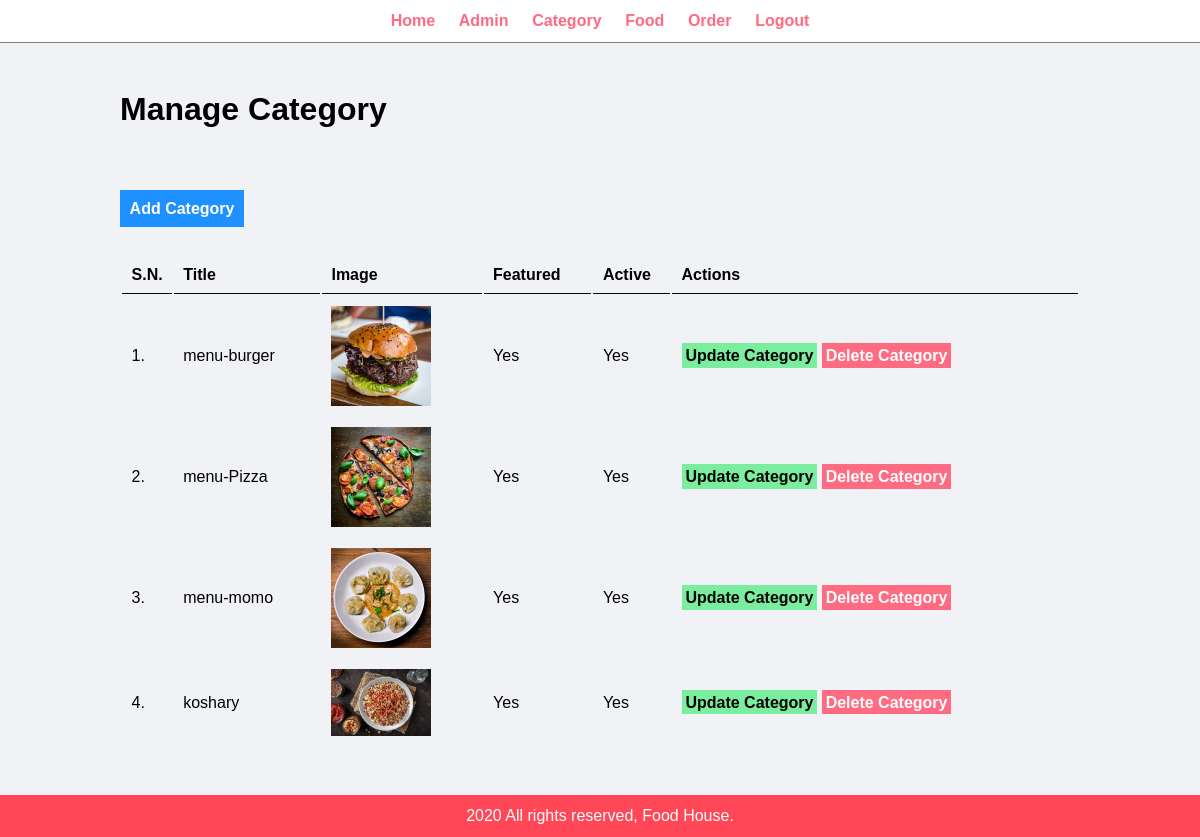
The app's page /Admin/manage-category.php (signed in) with its own data.
### tables this page shows
CREATE TABLE `category` (
  `cat_id` int(10) UNSIGNED NOT NULL,
  `title` varchar(100) NOT NULL,
  `image_name` varchar(225) NOT NULL,
  `active` varchar(10) NOT NULL,
  `featured` varchar(10) NOT NULL
);

### config/db.php (called while the page is built, shortened)
<?php
$server= "localhost";
$username= "root";
$password= "";
$dbname= "food_order";
$conn = mysqli_connect($server,$username,$password,$dbname);
function getRows($table)
{
	global $conn;
	$sql = "SELECT * FROM `$table`";
	$result= mysqli_query($conn,$sql);
	if($result)
	{
		$rows = [];
		if(mysqli_num_rows($result) > 0)
		{
			while($row = mysqli_fetch_assoc($result))
			{
				$rows[] = $row;
			}
		}
	}
	return $rows;
}
?>

### Admin/manage-category.php (the view, shortened to what this page needs)
<?php include('partials/menu.php'); ?>
<div class="main-content">
    <div class="wrapper">
        <h1>Manage Category</h1>
        <br /><br />
        <br><br>
                <a href="<?php echo BURL; ?>Admin/add-category.php" class="btn-primary">Add Category</a>
                <br /><br /><br />
                <table class="tbl-full">
                    <tr>
                    <th>S.N.</th>
                        <th>Title</th>
                        <th>Image</th>
                        <th>Featured</th>
                        <th>Active</th>
                        <th>Actions</th>
                    </tr>
                    <?php
                        $data = getRows("category");$x=1;$chk=0;
                        foreach($data as $rows){?>
                                    <tr>
                                        <td><?php echo $x?>. </td>
                                        <td><?php echo htmlentities($rows['title']);?></td>
                                        <td>
                                        <?php
                                            if($rows['image_name'] !="")
                                            {
                                                ?>
                                                <img src="<?php echo BURL; ?>images/category/<?php echo htmlentities($rows['image_name']); ?>" width="100px" >
                                                <?php
                                            }
                                            else
                                            {
                                                echo "<div class='error'>Image not Added.</div>";
                                            }
                                           ?>
                                        </td>
                                        <td><?php echo htmlentities($rows['featured']); ?></td>
                                        <td><?php echo htmlentities($rows['active']); ?></td>
                                        <td>
                                            <a href="<?php echo BURL; ?>Admin/update-category.php?id=<?php echo htmlentities($rows['cat_id']); ?>" class="btn-secondary">Update Category</a>
                                            <a href="#"class="btn btn-danger delete" data-field="cat_id" data-id="<?php echo htmlentities($rows['cat_id']);?>" data-table="category">Delete Category</a>
                                        </td>
                                    </tr>
                            <?php $x++;$chk=1;}?>
                </table>
    </div>
</div>
<?php include('partials/footer.php'); ?>

### Admin/partials/menu.php (shortened to what this page needs)
<html>
    <head>
        <link rel="stylesheet" href="../css/admin.css">
    </head>
    <body>
        <div class="menu text-center">
            <div class="wrapper">
                <ul>
                    <li><a href="index.php">Home</a></li>
                    <li><a href="manage-admin.php">Admin</a></li>
                    <li><a href="manage-category.php">Category</a></li>
                    <li><a href="manage-food.php">Food</a></li>
                    <li><a href="manage-order.php">Order</a></li>
                    <li><a href="logout.php">Logout</a></li>
                </ul>
            </div>
        </div>

### Admin/partials/footer.php (shortened to what this page needs)
<div class="footer">
            <div class="wrapper">
                <p class="text-center">2020 All rights reserved, Food House.</p>
            </div>
        </div>
    </body>

### css/admin.css (style rules this page uses)
* { margin: 0; padding: 0; font-family: Arial, Helvetica, sans-serif; }
.wrapper { padding: 1%; width: 80%; margin: 0 auto; }
.text-center { text-align: center; }
.tbl-full { width: 100%; }
.tbl-full tr th { border-bottom: 1px solid black; padding: 1%; text-align: left; }
table tr td { padding: 1%; }
.btn-primary { background-color: #1e90ff; padding: 1%; color: white; text-decoration: none; font-weight: bold; }
.btn-secondary { background-color: #7bed9f; padding: 1%; color: black; text-decoration: none; font-weight: bold; }
.btn-danger { background-color: #ff6b81; padding: 1%; color: white; text-decoration: none; font-weight: bold; }
.menu { border-bottom: 1px solid grey; }
.menu ul { list-style-type: none; }
.menu ul li { display: inline; padding: 1%; }
.menu ul li a { text-decoration: none; font-weight: bold; color: #ff6b81; }
.main-content { background-color: #f1f2f6; padding: 3% 0; }
.footer { background-color: #ff4757; color: white; }

### records on screen
category: title "menu-burger", image_name (picture), featured "Yes", active "Yes"
category: title "menu-Pizza", image_name (picture), featured "Yes", active "Yes"
category: title "menu-momo", image_name (picture), featured "Yes", active "Yes"
category: title "koshary", image_name (picture), featured "Yes", active "Yes"
